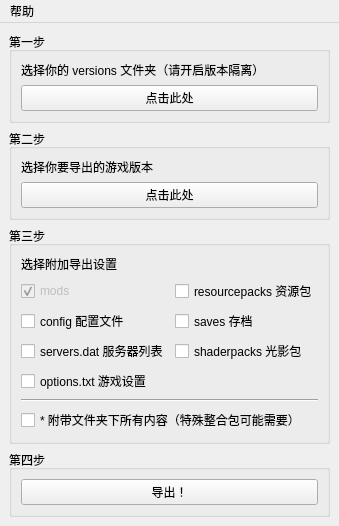
<?xml version="1.0" encoding="UTF-8"?>
<ui version="4.0">
 <class>MainWindow</class>
 <widget class="QMainWindow" name="MainWindow">
  <property name="geometry">
   <rect>
    <x>0</x>
    <y>0</y>
    <width>339</width>
    <height>449</height>
   </rect>
  </property>
  <property name="windowTitle">
   <string>Minecraft整合包导出工具</string>
  </property>
  <widget class="QWidget" name="centralwidget">
   <layout class="QVBoxLayout" name="verticalLayout_5">
    <item>
     <widget class="QGroupBox" name="groupBox">
      <property name="title">
       <string>第一步</string>
      </property>
      <layout class="QVBoxLayout" name="verticalLayout">
       <item>
        <widget class="QLabel" name="label">
         <property name="text">
          <string>选择你的 versions 文件夹（请开启版本隔离）</string>
         </property>
        </widget>
       </item>
       <item>
        <widget class="QPushButton" name="pb_s1">
         <property name="text">
          <string>点击此处</string>
         </property>
        </widget>
       </item>
      </layout>
     </widget>
    </item>
    <item>
     <widget class="QGroupBox" name="groupBox_2">
      <property name="title">
       <string>第二步</string>
      </property>
      <layout class="QVBoxLayout" name="verticalLayout_2">
       <item>
        <widget class="QLabel" name="label_2">
         <property name="text">
          <string>选择你要导出的游戏版本</string>
         </property>
        </widget>
       </item>
       <item>
        <widget class="QPushButton" name="pb_s2">
         <property name="text">
          <string>点击此处</string>
         </property>
        </widget>
       </item>
      </layout>
     </widget>
    </item>
    <item>
     <widget class="QGroupBox" name="groupBox_3">
      <property name="title">
       <string>第三步</string>
      </property>
      <layout class="QVBoxLayout" name="verticalLayout_3">
       <item>
        <widget class="QLabel" name="label_3">
         <property name="text">
          <string>选择附加导出设置</string>
         </property>
        </widget>
       </item>
       <item>
        <layout class="QGridLayout" name="gridLayout">
         <item row="2" column="0">
          <widget class="QCheckBox" name="cb_s3_servers">
           <property name="text">
            <string>servers.dat 服务器列表</string>
           </property>
          </widget>
         </item>
         <item row="1" column="1">
          <widget class="QCheckBox" name="cb_s3_saves">
           <property name="text">
            <string>saves 存档</string>
           </property>
          </widget>
         </item>
         <item row="1" column="0">
          <widget class="QCheckBox" name="cb_s3_config">
           <property name="text">
            <string>config 配置文件</string>
           </property>
          </widget>
         </item>
         <item row="0" column="0">
          <widget class="QCheckBox" name="cb_s3_mods">
           <property name="enabled">
            <bool>false</bool>
           </property>
           <property name="text">
            <string>mods</string>
           </property>
           <property name="checked">
            <bool>true</bool>
           </property>
           <property name="tristate">
            <bool>false</bool>
           </property>
          </widget>
         </item>
         <item row="2" column="1">
          <widget class="QCheckBox" name="cb_s3_shaderpacks">
           <property name="text">
            <string>shaderpacks 光影包</string>
           </property>
          </widget>
         </item>
         <item row="0" column="1">
          <widget class="QCheckBox" name="cb_s3_resourcepacks">
           <property name="text">
            <string>resourcepacks 资源包</string>
           </property>
          </widget>
         </item>
         <item row="3" column="0">
          <widget class="QCheckBox" name="cb_s3_options">
           <property name="text">
            <string>options.txt 游戏设置</string>
           </property>
          </widget>
         </item>
        </layout>
       </item>
       <item>
        <widget class="Line" name="line">
         <property name="orientation">
          <enum>Qt::Horizontal</enum>
         </property>
        </widget>
       </item>
       <item>
        <widget class="QCheckBox" name="cb_s3_all">
         <property name="text">
          <string>* 附带文件夹下所有内容（特殊整合包可能需要）</string>
         </property>
        </widget>
       </item>
      </layout>
     </widget>
    </item>
    <item>
     <widget class="QGroupBox" name="groupBox_4">
      <property name="title">
       <string>第四步</string>
      </property>
      <layout class="QVBoxLayout" name="verticalLayout_4">
       <item>
        <widget class="QPushButton" name="pushButton">
         <property name="text">
          <string>导出！</string>
         </property>
        </widget>
       </item>
      </layout>
     </widget>
    </item>
   </layout>
  </widget>
  <widget class="QMenuBar" name="menuBar">
   <property name="geometry">
    <rect>
     <x>0</x>
     <y>0</y>
     <width>339</width>
     <height>22</height>
    </rect>
   </property>
   <widget class="QMenu" name="menu">
    <property name="title">
     <string>帮助</string>
    </property>
    <addaction name="action_MMET"/>
    <addaction name="action_GitHub"/>
   </widget>
   <addaction name="menu"/>
  </widget>
  <action name="action_MMET">
   <property name="text">
    <string>关于 MMET</string>
   </property>
  </action>
  <action name="action_GitHub">
   <property name="text">
    <string>GitHub</string>
   </property>
  </action>
 </widget>
 <resources/>
 <connections/>
</ui>
